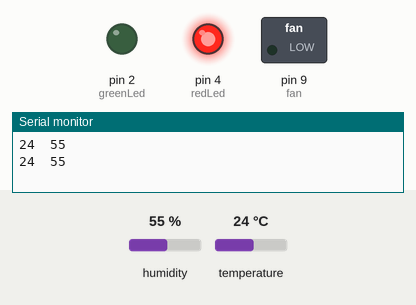
This sketch was run on a simulated Arduino Uno, built with avr-gcc and run on an emulated ATmega328P. On the bench: switched loads named in the sketch (green lamp = pin HIGH), output pins drawn as LEDs (lit = HIGH), the last lines printed to the serial monitor. The test bench sets the inputs (shaded band); at power-on: temperature 24 °C, humidity 55 %.

Above: at 1.8 s.
1.9 s: temperature set to 26 °C
At 3.4 s:
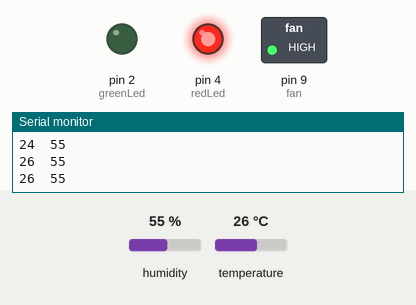
4.5 s: temperature set to 21 °C
At 7.1 s:
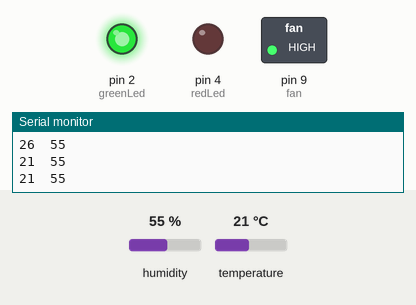
7.6 s: temperature set to 18 °C
At 9.6 s:
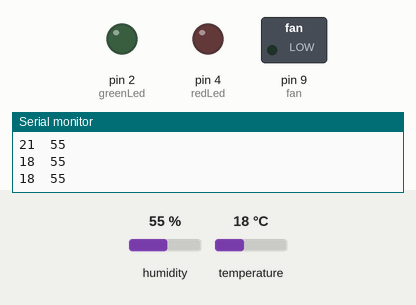
10.7 s: temperature set to 28 °C
At 13.3 s:
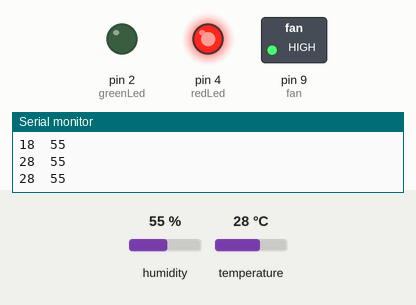
Timing chart, 0 to 14.7 s (numbered marks = the images above; inputs shaded):
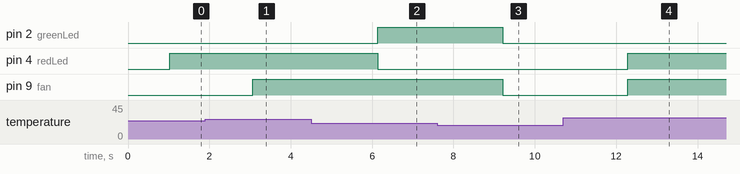

Measured:
- the behaviour switches between 24 and 25 °C on temperature (found by bisection; images 0 and 1)
- the behaviour switches between 20 and 19 °C on temperature (found by bisection; images 2 and 3)
- after the input at 1.9 s, pin 9 (fan): LOW → HIGH after 1.2 s
- after the input at 4.5 s, pin 2 (greenLed): LOW → HIGH after 1.6 s; pin 4 (redLed): HIGH → LOW after 1.6 s
- after the input at 7.6 s, pin 2 (greenLed), pin 9 (fan): HIGH → LOW after 1.6 s
- after the input at 10.7 s, pin 4 (redLed), pin 9 (fan): LOW → HIGH after 1.6 s

The sketch:

temp-hum.ino.ino
```cpp
#include <dht.h>


dht DHT;

//Define analog and digital pins
#define DHT11_PIN A0
int greenLed = 2;
int redLed = 4;
int fan = 9;
String command;

//Set methods to control pin status.
void greenLightOn(){
  digitalWrite(greenLed, HIGH);
}
void greenLightOff(){
  digitalWrite(greenLed, LOW);
}
void redLightOn(){
  digitalWrite(redLed, HIGH);
}
void redLightOff(){
  digitalWrite(redLed, LOW);
}
void fanOn(){
  digitalWrite(fan, HIGH);
}
void fanOff(){
  digitalWrite(fan, LOW);
}


void setup(){
  //Set baud rate to at 9600 to set serial communication
  Serial.begin(9600);
  //Initialize pins mode
  pinMode(redLed, OUTPUT);
  pinMode(greenLed, OUTPUT);
  pinMode(fan, OUTPUT);
  pinMode(DHT11_PIN, INPUT);
}

void loop(){
  //Read temperature and Humidity values from DHT library
  int chk = DHT.read11(DHT11_PIN);
  int temperature = DHT.temperature;
  int humidity = DHT.humidity;

  //print temperature and humidity to the terminal
 //erial.print("Temperature ");
  Serial.print(temperature);
  //tab key to separate data printed
  Serial.print("\t");
 //erial.print("Humidity ");
  Serial.print(humidity);
  Serial.println("\t");
  delay(1000);

  //set 1st threshold between 20C - 22C green LED on
  if(temperature >= 20 && temperature <= 22 ){
    greenLightOn();
    redLightOff();
    fanOn();
  }
  //set 2st threshold between 22C - 24C green LED off - Red LED on
  else if(temperature > 22 && temperature <= 24){
    greenLightOff();
    fanOff();
    redLightOn();
  }
  //set 3st threshold greater than 24C green LED off - Red LED on - Fan on
  else if(temperature > 24){
    redLightOn();
    fanOn();
    greenLightOff();

  }
  //Temperatura levels normal
  else{
    greenLightOff();
    redLightOff();
    fanOff();
  }


}
```
